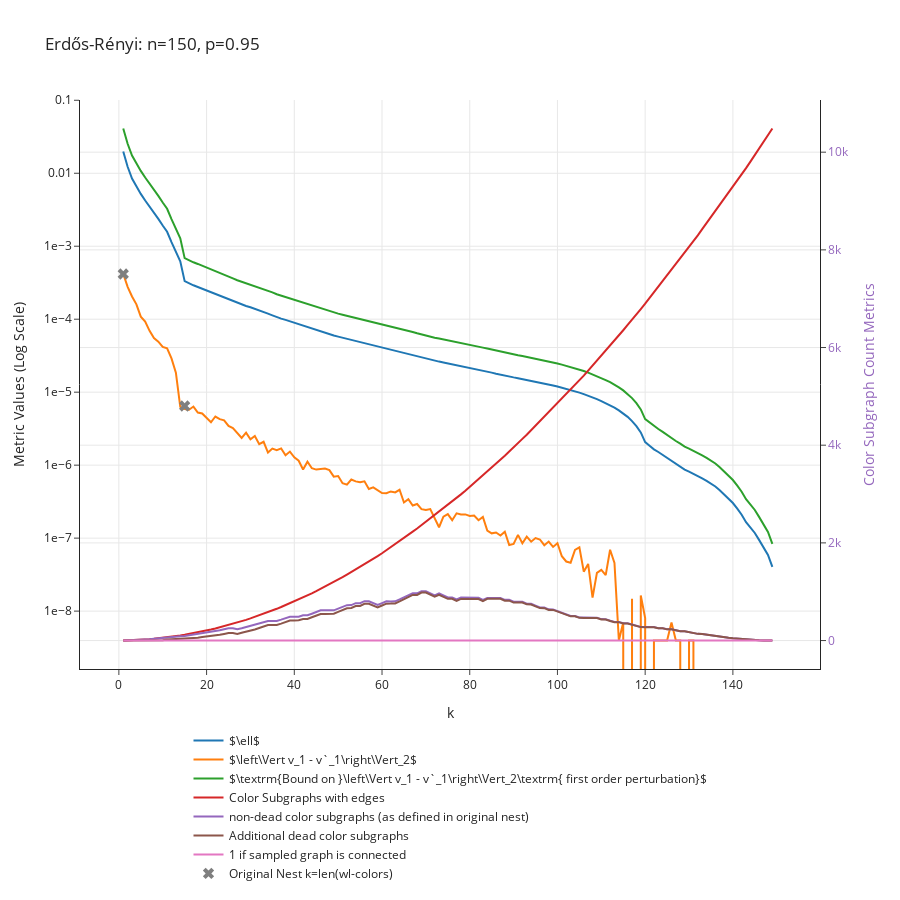

Notebook code cell kept with this figure:
### Code cell
p = 0.95
n = 150
G = nx.erdos_renyi_graph(n, p)
data_dict = get_convergence_data_of_nest(G, min_cluster_size = 1, max_k = 150)
plot_convergence_data(data_dict, f"Erdős-Rényi: n={n}, p={p}")

### Figure 1 — Plotly figure (JSON) as saved in the notebook; plotly's stock layout.template omitted (floating-point values rounded to 4 significant figures; data arrays with more than 128 entries replaced by an {"elided": "..."} marker saying what was removed)
{"data": [{"mode": "lines", "name": "$\\ell$", "type": "scatter", "x": {"elided": "149 int values"}, "y": {"elided": "149 float values"}}, {"mode": "lines", "name": "$\\left\\Vert v_1 - v`_1\\right\\Vert_2$", "type": "scatter", "x": {"elided": "149 int values"}, "y": {"elided": "149 float values"}}, {"mode": "lines", "name": "$\\textrm{Bound on }\\left\\Vert v_1 - v`_1\\right\\Vert_2\\textrm{ first order perturbation}$", "type": "scatter", "x": {"elided": "149 int values"}, "y": {"elided": "149 float values"}}, {"mode": "lines", "name": "Color Subgraphs with edges", "type": "scatter", "x": {"elided": "149 int values"}, "y": {"elided": "149 int values"}, "yaxis": "y2"}, {"mode": "lines", "name": "non-dead color subgraphs (as defined in original nest)", "type": "scatter", "x": {"elided": "149 int values"}, "y": {"elided": "149 int values"}, "yaxis": "y2"}, {"mode": "lines", "name": "Additional dead color subgraphs", "type": "scatter", "x": {"elided": "149 int values"}, "y": {"elided": "149 int values"}, "yaxis": "y2"}, {"mode": "lines", "name": "1 if sampled graph is connected", "type": "scatter", "x": {"elided": "149 int values"}, "y": {"elided": "149 int values"}, "yaxis": "y2"}, {"marker": {"size": 10, "symbol": "x"}, "mode": "markers", "name": "Original Nest k=len(wl-colors)", "type": "scatter", "x": [1, 15, 149, 150], "y": [0.0004167, 6.465e-06, 0, 0]}], "layout": {"height": 900, "hovermode": "closest", "legend": {"orientation": "h", "x": 0.5, "xanchor": "center", "y": -0.1, "yanchor": "top"}, "title": {"text": "Erdős-Rényi: n=150, p=0.95"}, "xaxis": {"title": {"text": "k"}}, "yaxis": {"exponentformat": "e", "title": {"text": "Metric Values (Log Scale)"}, "type": "log"}, "yaxis2": {"overlaying": "y", "side": "right", "tickfont": {"color": "rgba(148, 103, 189, 1)"}, "title": {"font": {"color": "rgba(148, 103, 189, 1)"}, "text": "Color Subgraph Count Metrics"}, "type": "linear"}}}
